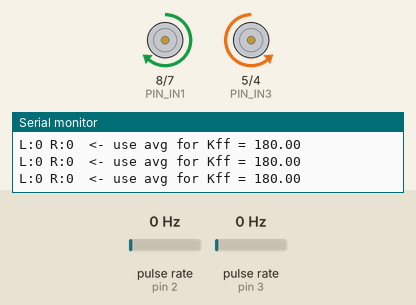
Simulated run of this sketch. Board: Arduino Uno, built with avr-gcc and run on an emulated ATmega328P. On the bench: motor-driver pin pairs drawn as motors (green arrow = first pin HIGH = forward, orange = second pin HIGH = backward, longer = more drive, scaled by the enable pin), the last lines printed to the serial monitor. Wiring (inferred from the names in the program): 2 × pulse sensor: data pin 2 / data pin 3. The test bench sets the inputs (shaded band); at power-on: pulse rate (sensors on pin 2, pin 3) 0 Hz.

Above: at 1.3 s.
1.4 s: pulse rate (sensor on pin 2) set to 100 Hz
At 4.1 s:
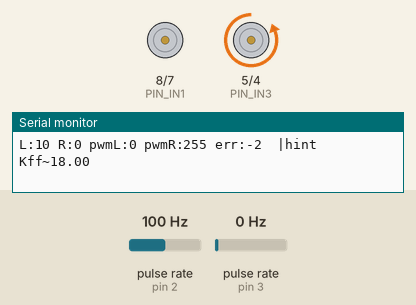
4.4 s: pulse rate (sensor on pin 3) set to 100 Hz
At 6.1 s:
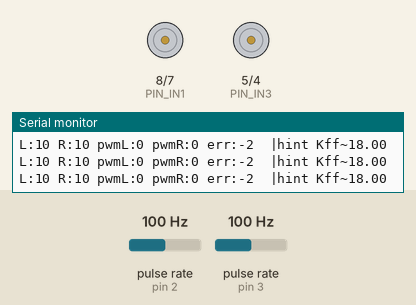
6.4 s: pulse rate (sensor on pin 2) set to 4 Hz
At 7.4 s:
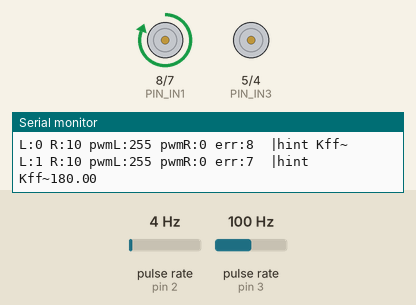
7.9 s: pulse rate (sensor on pin 2) set to 62 Hz
At 8.09 s:
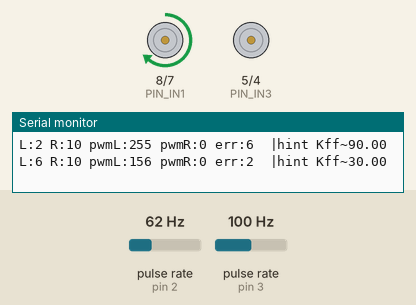
10.9 s: pulse rate (sensor on pin 3) set to 4 Hz
At 12.1 s:
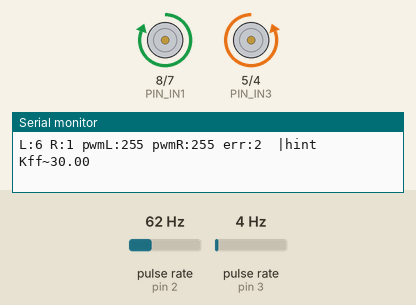
13.9 s: pulse rate (sensor on pin 3) set to 62 Hz
At 14.09 s:
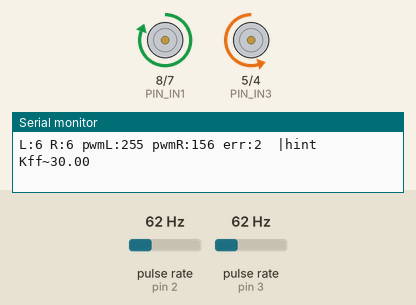
Timing chart, 0 to 17.9 s (numbered marks = the images above; inputs shaded):
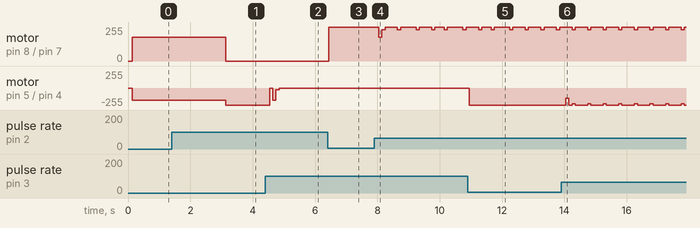

The sketch:

test_feedforward.ino
```cpp
// (licence header left out)
#include "config.h"
#include "motors.h"
#include "encoder.h"
#include "pid.h"

static PIDController pidLeft;
static PIDController pidRight;

static float         pwmLeft  = DRIVE_SPEED;
static float         pwmRight = DRIVE_SPEED;

static unsigned long lastUpdate = 0;
static unsigned long phaseStart = 0;
static bool          ffActive   = false;

const float DT_S = PID_INTERVAL_MS / 1000.0f;

void setup() {
  Serial.begin(SERIAL_BAUD);
  motors_init();
  encoder_init();

  pid_init(&pidLeft,  PID_KP, PID_KI, PID_KD, PID_KFF,
           PID_INTEGRAL_LIMIT, 0.0f, 255.0f);
  pid_init(&pidRight, PID_KP, PID_KI, PID_KD, PID_KFF,
           PID_INTEGRAL_LIMIT, 0.0f, 255.0f);

  Serial.println(F("=== Feedforward Measurement + Tuning Test ==="));
  Serial.print(F("Current PID_KFF = ")); Serial.println(PID_KFF);
  Serial.println(F("Phase 1: Open-loop (3s) — hold off ground to measure Kff"));
  Serial.println(F("Phase 2: FF+PID active — place on ground"));
  Serial.println(F("L  R  [pwmL  pwmR  err]"));

  motors_forward(DRIVE_SPEED);
  phaseStart = millis();
}

void loop() {
  unsigned long now = millis();

  if (!ffActive && (now - phaseStart >= 3000)) {
    ffActive = true;
    pid_reset(&pidLeft); pid_reset(&pidRight);
    Serial.println(F("--- Phase 2: FF+PID active ---"));
  }

  if (now - lastUpdate >= PID_INTERVAL_MS) {
    long sL = encoder_get_speed(MOTOR_LEFT);
    long sR = encoder_get_speed(MOTOR_RIGHT);

    if (ffActive) {
      pwmLeft  = pid_compute(&pidLeft,  TARGET_SPEED_PULSES, (float)sL, DT_S);
      pwmRight = pid_compute(&pidRight, TARGET_SPEED_PULSES, (float)sR, DT_S);
      motors_set((uint8_t)pwmLeft, true, (uint8_t)pwmRight, true);
    }

    Serial.print(F("L:")); Serial.print(sL);
    Serial.print(F(" R:")); Serial.print(sR);
    if (ffActive) {
      Serial.print(F(" pwmL:")); Serial.print((int)pwmLeft);
      Serial.print(F(" pwmR:")); Serial.print((int)pwmRight);
      Serial.print(F(" err:"));  Serial.print(TARGET_SPEED_PULSES - sL);
      // Hint: Kff = DRIVE_SPEED / measured_open_loop_speed
      Serial.print(F("  |hint Kff~"));
      if (sL > 0) Serial.print((float)DRIVE_SPEED / (float)sL, 2);
    } else {
      Serial.print(F("  <- use avg for Kff = "));
      Serial.print((float)DRIVE_SPEED / max(1L, sL), 2);
    }
    Serial.println();
    lastUpdate = now;
  }
}
```

encoder.cpp
```cpp
// (licence header left out)
#include "encoder.h"

static volatile long _leftPulses  = 0;
static volatile long _rightPulses = 0;

static void leftISR()  { _leftPulses++;  }
static void rightISR() { _rightPulses++; }

void encoder_init() {
  pinMode(ENCODER_LEFT_PIN,  INPUT_PULLUP);
  pinMode(ENCODER_RIGHT_PIN, INPUT_PULLUP);
  attachInterrupt(digitalPinToInterrupt(ENCODER_LEFT_PIN),  leftISR,  RISING);
  attachInterrupt(digitalPinToInterrupt(ENCODER_RIGHT_PIN), rightISR, RISING);
}

long encoder_get_speed(MotorSide side) {
  long count;
  if (side == MOTOR_LEFT) {
    noInterrupts();
    count       = _leftPulses;
    _leftPulses = 0;
    interrupts();
  } else {
    noInterrupts();
    count        = _rightPulses;
    _rightPulses = 0;
    interrupts();
  }
  return count;
}

void encoder_reset_all() {
  noInterrupts();
  _leftPulses  = 0;
  _rightPulses = 0;
  interrupts();
}
```

encoder.h
```cpp
// (licence header left out)
#pragma once
#include <Arduino.h>

#define ENCODER_LEFT_PIN   2    // Hardware interrupt INT0
#define ENCODER_RIGHT_PIN  3    // Hardware interrupt INT1

typedef enum { MOTOR_LEFT, MOTOR_RIGHT } MotorSide;

/**
 * Initialise encoder pins as INPUT_PULLUP and attach
 * rising-edge hardware interrupts. Call once from setup().
 */
void encoder_init();

/**
 * Return the pulse count accumulated since the last call
 * for the specified motor, then atomically reset to zero.
 *
 * Call at a fixed, consistent interval (e.g. every 100 ms).
 *
 *   speed_mm_s = encoder_get_speed(side) * 10.2f
 *                / (INTERVAL_MS / 1000.0f)
 *
 * Returns: pulse count (long, >= 0 for forward motion)
 */
long encoder_get_speed(MotorSide side);

/**
 * Reset both counters without reading.
 * Call when switching direction to discard transition pulses.
 */
void encoder_reset_all();
```

motors.cpp
```cpp
// (licence header left out)
#include "motors.h"
#include "config.h"

// ── Internal helpers ─────────────────────────────────────────

static void left_forward(uint8_t speed) {
  digitalWrite(PIN_IN1, HIGH);
  digitalWrite(PIN_IN2, LOW);
  analogWrite(PIN_ENA, speed);
}
static void left_backward(uint8_t speed) {
  digitalWrite(PIN_IN1, LOW);
  digitalWrite(PIN_IN2, HIGH);
  analogWrite(PIN_ENA, speed);
}
static void left_stop() {
  analogWrite(PIN_ENA, 0);
  digitalWrite(PIN_IN1, LOW);
  digitalWrite(PIN_IN2, LOW);
}

static void right_forward(uint8_t speed) {
  digitalWrite(PIN_IN3, LOW);   // Inverted: mirror-mounted
  digitalWrite(PIN_IN4, HIGH);
  analogWrite(PIN_ENB, speed);
}
static void right_backward(uint8_t speed) {
  digitalWrite(PIN_IN3, HIGH);
  digitalWrite(PIN_IN4, LOW);
  analogWrite(PIN_ENB, speed);
}
static void right_stop() {
  analogWrite(PIN_ENB, 0);
  digitalWrite(PIN_IN3, LOW);
  digitalWrite(PIN_IN4, LOW);
}

// ── Public API ───────────────────────────────────────────────

void motors_init() {
  pinMode(PIN_ENA, OUTPUT);
  pinMode(PIN_IN1, OUTPUT);
  pinMode(PIN_IN2, OUTPUT);
  pinMode(PIN_ENB, OUTPUT);
  pinMode(PIN_IN3, OUTPUT);
  pinMode(PIN_IN4, OUTPUT);
  motors_stop();
}

void motors_forward(uint8_t speed) {
  left_forward(speed);
  right_forward(speed);
}
void motors_backward(uint8_t speed) {
  left_backward(speed);
  right_backward(speed);
}
void motors_turn_right(uint8_t speed) {
  left_forward(speed);
  right_stop();
}
void motors_turn_left(uint8_t speed) {
  left_stop();
  right_forward(speed);
}
void motors_spin_right(uint8_t speed) {
  left_forward(speed);
  right_backward(speed);
}
void motors_spin_left(uint8_t speed) {
  left_backward(speed);
  right_forward(speed);
}
void motors_brake() {
  analogWrite(PIN_ENA, 255);
  digitalWrite(PIN_IN1, HIGH);
  digitalWrite(PIN_IN2, HIGH);
  analogWrite(PIN_ENB, 255);
  digitalWrite(PIN_IN3, HIGH);
  digitalWrite(PIN_IN4, HIGH);
}
void motors_stop() {
  left_stop();
  right_stop();
}
void motors_set(uint8_t speedLeft, bool dirLeft,
                uint8_t speedRight, bool dirRight) {
  if (dirLeft)  left_forward(speedLeft);
  else          left_backward(speedLeft);
  if (dirRight) right_forward(speedRight);
  else          right_backward(speedRight);
}
```

motors.h
```cpp
// (licence header left out)
#pragma once
#include <Arduino.h>

void motors_init();
void motors_forward(uint8_t speed);
void motors_backward(uint8_t speed);
void motors_turn_right(uint8_t speed);
void motors_turn_left(uint8_t speed);
void motors_spin_right(uint8_t speed);
void motors_spin_left(uint8_t speed);
void motors_brake();
void motors_stop();
void motors_set(uint8_t speedLeft, bool dirLeft,
                uint8_t speedRight, bool dirRight);
```

pid.cpp
```cpp
// (licence header left out)
#include "pid.h"
#include <Arduino.h>

void pid_init(PIDController* pid,
              float kp, float ki, float kd, float kff,
              float integralLimit,
              float outputMin, float outputMax) {
  pid->kp            = kp;
  pid->ki            = ki;
  pid->kd            = kd;
  pid->kff           = kff;
  pid->integral      = 0.0f;
  pid->previousError = 0.0f;
  pid->integralLimit = integralLimit;
  pid->outputMin     = outputMin;
  pid->outputMax     = outputMax;
}

float pid_compute(PIDController* pid,
                  float setpoint, float measured, float dt_s) {

  // ── Feedforward ─────────────────────────────────────────────
  // Provides baseline PWM immediately. No error accumulation required.
  float feedforward = pid->kff * setpoint;

  // ── Error ────────────────────────────────────────────────────
  float error = setpoint - measured;

  // ── Proportional ─────────────────────────────────────────────
  float P = pid->kp * error;

  // ── Integral with anti-windup clamping ───────────────────────
  pid->integral += pid->ki * error * dt_s;
  if      (pid->integral >  pid->integralLimit) pid->integral =  pid->integralLimit;
  else if (pid->integral < -pid->integralLimit) pid->integral = -pid->integralLimit;
  float I = pid->integral;

  // ── Derivative ───────────────────────────────────────────────
  float D = (dt_s > 0.0f)
            ? pid->kd * (error - pid->previousError) / dt_s
            : 0.0f;
  pid->previousError = error;

  // ── Combined output ───────────────────────────────────────────
  // feedforward: what we know we need
  // P + I + D:   correction for what we got wrong
  float output = feedforward + P + I + D;
  return constrain(output, pid->outputMin, pid->outputMax);
}

void pid_reset(PIDController* pid) {
  pid->integral      = 0.0f;
  pid->previousError = 0.0f;
}
```

pid.h
```cpp
// (licence header left out)
#pragma once

typedef struct {
  float kp;
  float ki;
  float kd;
  float kff;              // Feedforward gain (1/K). Set 0.0 to disable.
  float integral;
  float previousError;
  float integralLimit;
  float outputMin;
  float outputMax;
} PIDController;

void  pid_init   (PIDController* pid,
                  float kp, float ki, float kd, float kff,
                  float integralLimit,
                  float outputMin, float outputMax);

float pid_compute(PIDController* pid,
                  float setpoint, float measured, float dt_s);

void  pid_reset  (PIDController* pid);
```

ultrasonic.cpp
```cpp
// (licence header left out)
#include "ultrasonic.h"
#include "config.h"

void ultrasonic_init() {
  pinMode(PIN_TRIG, OUTPUT);
  pinMode(PIN_ECHO, INPUT);
  digitalWrite(PIN_TRIG, LOW);
}

long ultrasonic_read_us() {
  digitalWrite(PIN_TRIG, LOW);
  delayMicroseconds(2);
  digitalWrite(PIN_TRIG, HIGH);
  delayMicroseconds(10);
  digitalWrite(PIN_TRIG, LOW);
  return pulseIn(PIN_ECHO, HIGH, ULTRASONIC_TIMEOUT_US);
}

long ultrasonic_read_cm() {
  long duration = ultrasonic_read_us();
  if (duration == 0) return NO_OBSTACLE_CM;
  return duration / 58L;
}
```

ultrasonic.h
```cpp
// (licence header left out)
#pragma once
#include <Arduino.h>

void ultrasonic_init();
long ultrasonic_read_cm();
long ultrasonic_read_us();
```

config.h
```cpp
// (licence header left out)
#pragma once

// ── Serial ───────────────────────────────────────────────────
#define SERIAL_BAUD           9600

// ── Motor Driver Pins (L298N) ─────────────────────────────────
#define PIN_ENA               9
#define PIN_IN1               8
#define PIN_IN2               7
#define PIN_ENB               6
#define PIN_IN3               5
#define PIN_IN4               4

// ── Ultrasonic Sensor (HC-SR04) ───────────────────────────────
#define PIN_TRIG              13
#define PIN_ECHO              12

// ── PID Timing ────────────────────────────────────────────────
#define PID_INTERVAL_MS       100
#define TARGET_SPEED_PULSES   8

// ── Feedforward Gain ──────────────────────────────────────────
// Kff = 1/K = step PWM / steady-state speed
// REPLACE WITH YOUR MEASURED VALUE.
#define PID_KFF               20.0f

// ── PID Gains (reduced Ki from ZN due to feedforward) ─────────
#define PID_KP                64.0f
#define PID_KI               106.0f   // ~50% of ZN value (213.3)
#define PID_KD                 4.8f
#define PID_INTEGRAL_LIMIT    60.0f   // Tighter — less windup needed

// ── Motor Speeds ──────────────────────────────────────────────
#define DRIVE_SPEED           180
#define REVERSE_SPEED         160
#define TURN_SPEED            150

// ── Obstacle Avoidance ────────────────────────────────────────
#define STOP_DISTANCE         30

// ── Timing ────────────────────────────────────────────────────
#define STOP_PAUSE_MS         200
#define REVERSE_TIME_MS       400
#define TURN_TIME_MS          500

// ── Sensor ────────────────────────────────────────────────────
#define ULTRASONIC_TIMEOUT_US 30000UL
#define NO_OBSTACLE_CM        999
```

Measured:
- after the input at 1.4 s, motor on pin 8 (PIN_IN1) / pin 7 (PIN_IN2): forward 180/255 → stopped after 1.7 s
- after the input at 4.4 s, motor on pin 5 (PIN_IN3) / pin 4 (PIN_IN4): backward 255/255 → stopped after 0.14 s, → backward 180/255 0.10 s later, → backward 28/255 0.10 s later, → backward 7/255 0.10 s later, … (5 changes in this stretch)
- after the input at 6.4 s, motor on pin 8 (PIN_IN1) / pin 7 (PIN_IN2): stopped → forward 255/255 at once
- after the input at 7.9 s, motor on pin 8 (PIN_IN1) / pin 7 (PIN_IN2): forward 255/255 → forward 180/255 after 0.15 s, → forward 236/255 0.10 s later, → forward 255/255 0.10 s later, → forward 236/255 0.40 s later, … (13 changes in this stretch)
- after the input at 10.9 s, motor on pin 5 (PIN_IN3) / pin 4 (PIN_IN4): stopped → backward 255/255 after 0.05 s
- after the input at 13.9 s, motor on pin 5 (PIN_IN3) / pin 4 (PIN_IN4): backward 255/255 → backward 156/255 after 0.14 s, → backward 255/255 0.10 s later, → backward 236/255 0.10 s later, → backward 255/255 0.10 s later, … (18 changes in this stretch)
